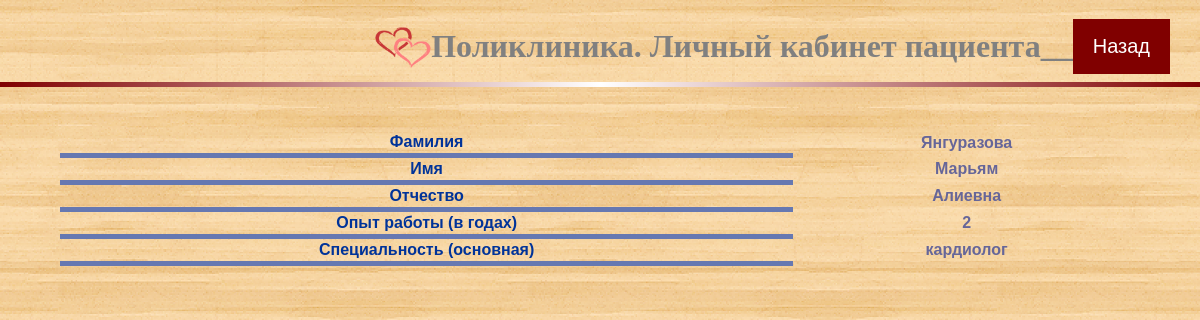
/hospital/personal_doctor.php (signed in), run on the app's committed database.
### tables this page shows
CREATE TABLE `doctors` (
  `id` int(11) NOT NULL,
  `log` varchar(50) NOT NULL,
  `password` varchar(50) NOT NULL,
  `surname` varchar(20) NOT NULL,
  `name` varchar(20) NOT NULL,
  `middlename` varchar(20) DEFAULT NULL,
  `experience` int(3) NOT NULL,
  `specialty` varchar(20) NOT NULL,
  `isadmin` tinyint(1) NOT NULL DEFAULT '0',
  `isdoctor` tinyint(1) NOT NULL DEFAULT '1'
);

### hospital/personal_doctor.php (the view, shortened to what this page needs)
<html>
    <head>
        <link rel="stylesheet" href="button.css">
    </head>
    <body>
        <br>
        <div class="header">
            <a onclick="javascript:history.go(); return false;">
                <img border="0" alt="Logo" src="logo.png" width="56" height="56">
            </a>
            <font size="6" color="grey" face="Myriad Pro Light"><b>Поликлиника. Личный кабинет пациента__</b>
            </font>
            <a class="aa" onclick="javascript:history.back(); return false;">Назад</a>
        </div>
        <hr>
        <?php
            if (!isset($_SESSION['Name'])) {
                echo '<center><a href = "index.php"><h1>Вы не авторизованы</h1></a>';
                exit;
            }
            else {
                $doctor_id_x = $_SESSION['Doctor_ID'];
                $db=mysqli_connect("localhost","root","899127231112H@rv@rd", "hospital") OR DIE(mysqli_error($db));
                mysqli_select_db($db, "hospital");
                mysqli_query($db, "SET NAMES utf8");
                $result = mysqli_query($db, "SELECT surname, name, middlename, experience, specialty FROM doctors WHERE id = '$doctor_id_x'") or die(mysqli_error($db));
                $a=mysqli_fetch_array($result);
                $pole0=$a[0]; $pole1=$a[1];
                $pole2=$a[2]; $pole3=$a[3]; $pole4=$a[4];
                echo "<br><br>";
                echo "<table class=table>";
                    echo "<tr><th><b>Фамилия</b></th><td>$pole0</td></tr>
                        <tr><th><b>Имя</b></th> <td>$pole1</td></tr>
                        <tr><th><b>Отчество</b></th> <td>$pole2</td></tr>
                        <tr><th><b>Опыт работы (в годах)</b></th> <td>$pole3</td></tr>
                        <tr><th><b>Специальность (основная)</b></th> <td>$pole4</td></tr>";
                echo "</table>";
                echo "<br><br>";
            }
        ?>
    </body>
</html>

### hospital/button.css (style rules this page uses)
body { padding: 0; margin: 0; width: 100%; background-image: url("back.png"); background-attachment: fixed; background-position: center; background-repeat: no-repeat; background-size: cover; top: 0; left: 0; height: 100%; }
.header { display: flex; flex-direction: row; flex-wrap: nowrap; justify-content: flex-end; align-content: center; align-items: center; padding: 0 30 0 0px; margin: 4 4 4 4px padding-right: 2px }
.aa { text-decoration: none; outline: none; display: inline-block; padding: 16px 20px; background-color: #800000; font-family: 'Myriad Pro', sans-serif; font-size: 20; color: white; border: 0 }
hr { border: 0; height: 5px; background: #000; background-image: -webkit-linear-gradient(left, #800000, #fff, #800000); background-image: -moz-linear-gradient(left, #800000, #fff, #800000); background-image: -ms-linear-gradient(left, #800000, #fff, #800000); background-image: -o-linear-gradient(left, #800000, #fff, #800000); }
.table { font-family: "Lucida Sans Unicode", "Lucida Grande", Sans-Serif; font-size: 18px; max-width: 90%; width: 90%; border-collapse: collapse; text-align: center; margin:auto; border-bottom:width: 99px; }
.table th { font-weight: bolder; font-size:16px; color: #039; border-bottom: 5px solid #6678b1; padding:2px 10px; }
.table td { color: #669; font-weight: bold; font-size: 16px; padding: 2px 10px; transition: .3s linear; }

### data on the page
doctors: surname "Янгуразова", name "Марьям", middlename "Алиевна", experience "2", specialty "кардиолог"
